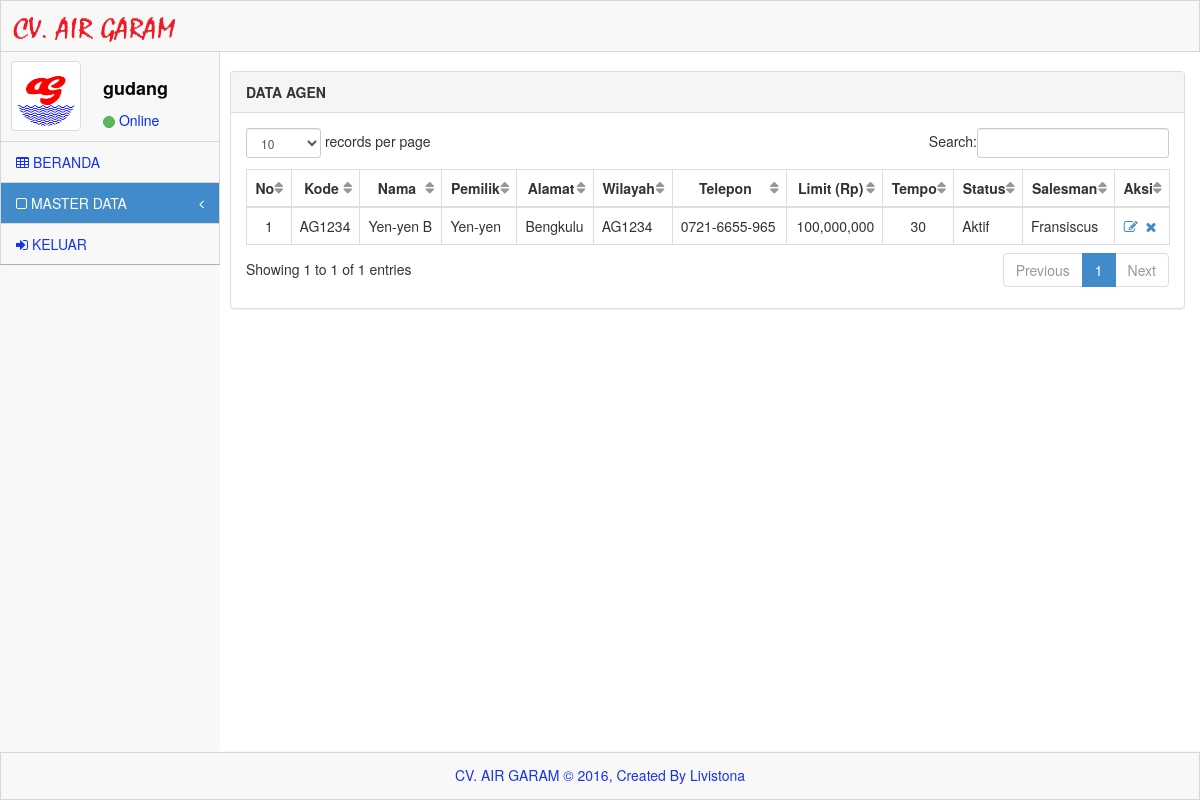
Page /system/index.php?menu=master&sub_menu=agen (signed in) on the committed database.
### tables this page shows
CREATE TABLE IF NOT EXISTS `konsumen_agen` (
  `id_agen` int(10) NOT NULL AUTO_INCREMENT,
  `kode_agen` varchar(10) DEFAULT NULL,
  `nama_agen` varchar(50) NOT NULL,
  `pemilik_agen` varchar(50) NOT NULL,
  `alamat_agen` text NOT NULL,
  `kel_desa_agen` varchar(30) DEFAULT NULL,
  `kecamatan_agen` varchar(30) DEFAULT NULL,
  `kab_kota_agen` varchar(30) DEFAULT NULL,
  `provinsi_agen` varchar(30) DEFAULT NULL,
  `wilayah_agen` varchar(100) DEFAULT NULL,
  `telpon_agen` varchar(15) DEFAULT NULL,
  `limit_agen` int(11) DEFAULT '0',
  `tempo_agen` int(11) DEFAULT '0',
  `status_agen` enum('Aktif','Tidak Aktif') NOT NULL,
  `salesman_agen` varchar(10) DEFAULT NULL,
  PRIMARY KEY (`id_agen`),
  KEY `salesman_agen` (`salesman_agen`)
);

CREATE TABLE IF NOT EXISTS `karyawan` (
  `nik` varchar(10) NOT NULL,
  `nama_karyawan` varchar(50) NOT NULL,
  `tgl_lahir` date NOT NULL,
  `alamat_karyawan` text NOT NULL,
  `tgl_masuk` date NOT NULL,
  `jabatan` varchar(50) NOT NULL,
  `id_kantor` int(10) NOT NULL,
  `telpon_karyawan` varchar(15) DEFAULT NULL,
  `status_karyawan` enum('Aktif','Tidak Aktif') NOT NULL,
  PRIMARY KEY (`nik`),
  KEY `id_kantor` (`id_kantor`)
);

### system/menu/agen.php (the view)
<div id="content">
	<div class="inner" style="min-height: 700px;">
		<br>
                <div class="row">
                <div class="col-lg-12">
                    <div class="panel panel-default">
                        <div class="panel-heading">
                            <b>DATA AGEN</b>
                        </div>
                        <div class="panel-body">
                            <div class="table-responsive">
                                <table class="table table-bordered table-hover" id="dataTables-example">
                                    <thead>
                                        <tr align="center">
                                            <th>No</th>
                                            <th>Kode</th>
                                            <th>Nama</th>
                                            <th>Pemilik</th>
                                            <th>Alamat</th>
                                            <th>Wilayah</th>
                                            <th>Telepon</th>
                                            <th>Limit (Rp)</th>
                                            <th>Tempo</th>
                                            <th>Status</th>
                                            <th>Salesman</th>
                                            <th>Aksi</th>
                                        </tr>
                                    </thead>
									<tbody>
										<?php
										$i=0;
										$sql = mysql_query("SELECT a.id_agen, a.kode_agen, a.nama_agen, a.pemilik_agen, a.alamat_agen, a.wilayah_agen,a.telpon_agen,a.limit_agen, a.tempo_agen,
										a.status_agen, a.salesman_agen, b.nama_karyawan	FROM konsumen_agen a, karyawan b where a.salesman_agen=b.nik");
										while($hasil=mysql_fetch_array($sql)){
										$i+=1;
										$sisa=$i%2;
										if ($sisa == 0)  {
											$class = "class='success'";
										}else {
											$class = "class='gradeX'";
										 }
										?>
                                        <tr <?php echo $class;?> >
                                            <td align="center"><?php echo $i;?></td>
                                            <td><?php echo $hasil['kode_agen'];?></td>
                                            <td><?php echo $hasil['nama_agen'];?></td>
                                            <td><?php echo $hasil['pemilik_agen'];?></td>
                                            <td><?php echo $hasil['alamat_agen'];?></td>
                                            <td><?php echo $hasil['wilayah_agen'];?></td>
                                            <td><?php echo $hasil['telpon_agen'];?></td>
                                            <td align="right"><?php echo number_format($hasil['limit_agen']);?></td>
                                            <td align="center"><?php echo $hasil['tempo_agen'];?></td>
                                            <td><?php echo $hasil['status_agen'];?></td>
                                            <td><?php echo $hasil['nama_karyawan'];?></td>
                                            <td align="center">
												<a href="index.php?menu=master&sub_menu=agen_edit&id=<?php echo $hasil['id_agen'];?>"><i class="icon-edit"></i></a>&nbsp;
												<a href="index.php?menu=master&sub_menu=agen_delete&id=<?php echo $hasil['id_agen'];?>" onclick="return confirm('Apakah anda yakin ingin menghapus data ini?')"><i class="icon-remove"></i></a>&nbsp;
											</td>
                                        </tr>
										<?php } ?>
                                    </tbody>
								</table>
                            </div>
                        </div>
                    </div>
                </div>
            </div>
	</div>
</div>
</div>

### system/assets/css/main.css (style rules this page uses)
@media (min-width: 768px) { html, body { height: 100%; } }
body.padTop53 { padding-top: 75px; overflow: visible; }
@media (min-width: 802px) { body.padTop53 { padding-top: 51px; } }
@media (min-width: 768px) { #content { margin-left: 100px; } }
@media (min-width: 992px) { #content { margin-left: 220px; } }
#content { -webkit-transition: margin 0.4s; transition: margin 0.4s; }
.inner { position: relative; min-height: 1px; padding-right: 15px; padding-left: 10px; background: #fff; border: 0px solid #e4e4e4; min-height:1200px; }
@media (min-width: 768px) { .inner { float: left; width: 100%; } }
.inner .row { margin-right: -15px; margin-left: -15px; }

### system/assets/css/MoneAdmin.css (style rules this page uses)
body { background-color: #f8f8f8; }
table.dataTable thead .sorting, table.dataTable thead .sorting_asc:after, table.dataTable thead .sorting_desc, table.dataTable thead .sorting_asc_disabled, table.dataTable thead .sorting_desc_disabled { background: transparent; }
table.dataTable thead .sorting_asc:after { content: "\f0de"; float: right; font-family: fontawesome; }
table.dataTable thead .sorting:after { content: "\f0dc"; float: right; font-family: fontawesome; color: rgba(50,50,50,.5); }

### rows in the picture
konsumen_agen: kode_agen "AG1234", nama_agen "Yen-yen B", pemilik_agen "Yen-yen", alamat_agen "Bengkulu", wilayah_agen "AG1234", telpon_agen "0721-6655-965", limit_agen "100,000,000", tempo_agen "30", status_agen "Aktif", salesman_agen.nama_karyawan "Fransiscus"

### other values in the picture
$_SESSION['username'] "gudang"
